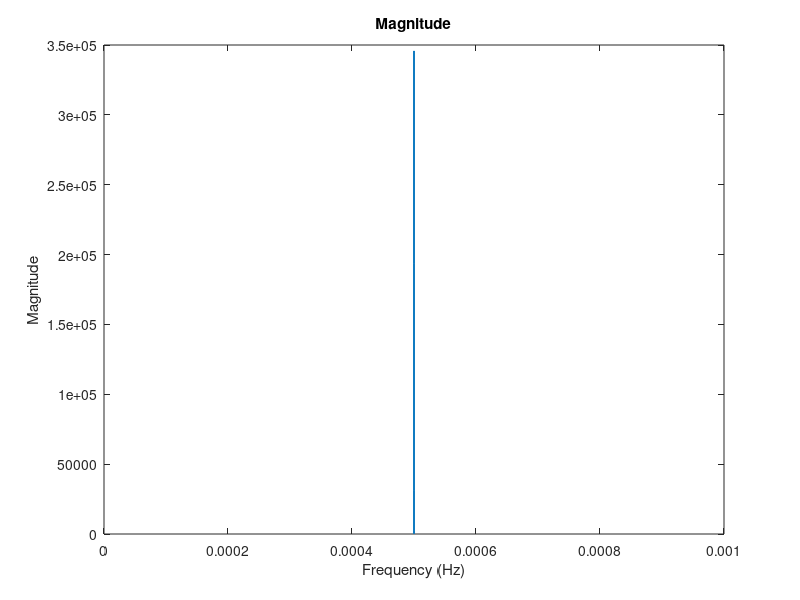

This chart was generated by the following MATLAB code:
clc
clear all
close all
%a ultrasound-type source signal 
% values need alteration
x=-1500:10:1500;
f0=1000;
w0=2*pi*f0;
dt=0.000125;
tvec=-100:dt:100;
t=tvec*dt;
t0=1/f0;
tn=t-t0;
alpha=0.002;
dx=x(2)-x(1);
wt=cos(2*pi*1000*tn).*(exp(-3*30^2*pi^2*tn.*tn));
plot(wt)
%%  Fourier domain

y = fftshift(fft(wt));   
fs = 1/f0;
f = (0:length(y)-1)*fs/length(y);
plot(f,abs(y))
xlabel('Frequency (Hz)')
ylabel('Magnitude')
title('Magnitude')